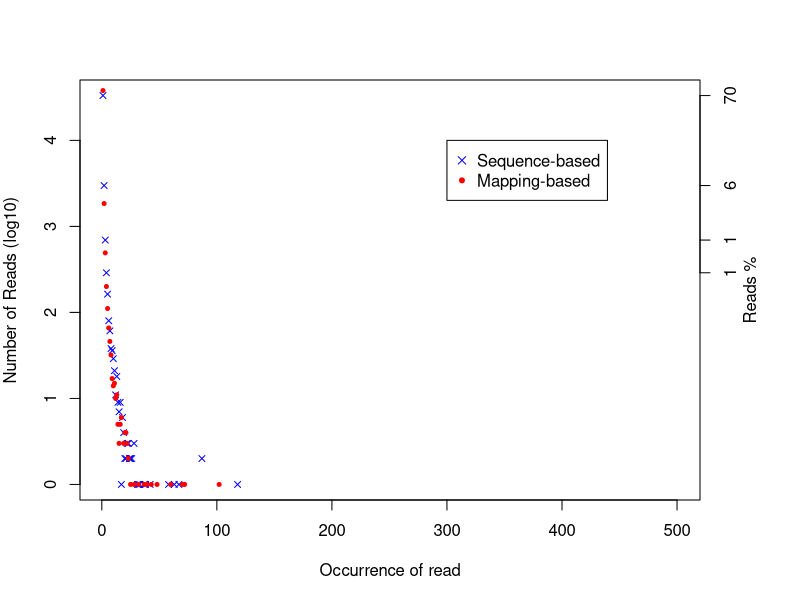

The R script that drew this image:
pdf('/out/read_duplication.DupRate_plot.pdf')
par(mar=c(5,4,4,5),las=0)
seq_occ=c(1,2,3,4,5,6,7,8,9,10,11,12,13,14,15,16,17,19,20,21,22,23,25,28,32,37,39,43,48,60,70,72,102)
seq_uniqRead=c(37943,1844,492,200,111,66,46,32,17,14,15,10,11,5,3,5,6,3,4,4,3,2,1,1,1,1,1,1,1,1,1,1,1)
pos_occ=c(1,2,3,4,5,6,7,8,9,10,11,12,13,14,15,16,17,18,19,20,21,22,23,24,25,26,28,31,32,33,37,38,42,58,63,67,87,118)
pos_uniqRead=c(33183,2984,693,289,163,80,61,38,36,29,21,11,18,9,7,9,1,6,4,2,2,3,3,2,2,2,3,1,1,1,1,1,1,1,1,1,2,1)
plot(pos_occ,log10(pos_uniqRead),ylab='Number of Reads (log10)',xlab='Occurrence of read',pch=4,cex=0.8,col='blue',xlim=c(1,500),yaxt='n')
points(seq_occ,log10(seq_uniqRead),pch=20,cex=0.8,col='red')
ym=floor(max(log10(pos_uniqRead)))
legend(300,ym,legend=c('Sequence-based','Mapping-based'),col=c('blue','red'),pch=c(4,20))
axis(side=2,at=0:ym,labels=0:ym)
axis(side=4,at=c(log10(pos_uniqRead[1]),log10(pos_uniqRead[2]),log10(pos_uniqRead[3]),log10(pos_uniqRead[4])), labels=c(round(pos_uniqRead[1]*100/sum(pos_uniqRead*pos_occ)),round(pos_uniqRead[2]*100/sum(pos_uniqRead*pos_occ)),round(pos_uniqRead[3]*100/sum(pos_uniqRead*pos_occ)),round(pos_uniqRead[4]*100/sum(pos_uniqRead*pos_occ))))
mtext(4, text = "Reads %", line = 2)
dev.off()
